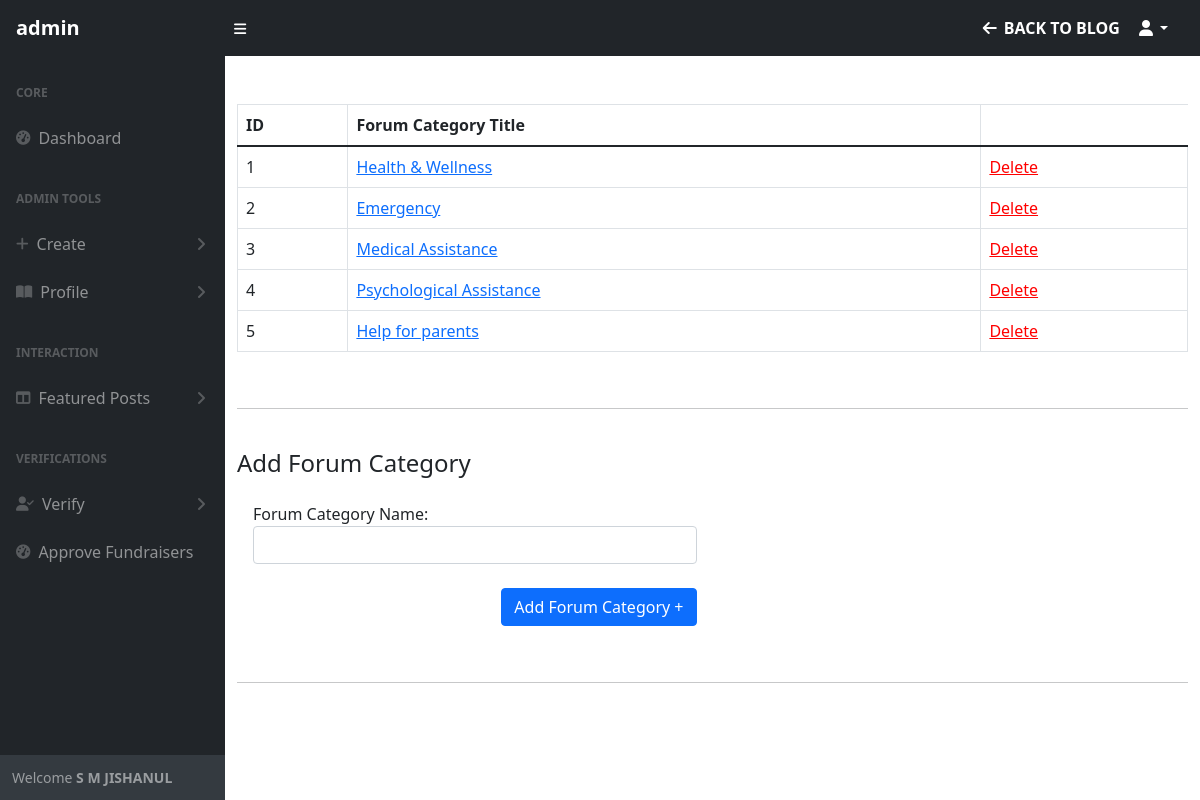
Screenshot of /admin/forum-categories.php (signed in) with the database file from the repository.
### tables this page shows
CREATE TABLE `user_type` (
  `type_id` int(11) NOT NULL,
  `role` varchar(255) NOT NULL DEFAULT 'user'
);

CREATE TABLE `forum_categories` (
  `forum_id` int(11) NOT NULL,
  `name` varchar(255) NOT NULL
);

### admin/includes/functions.php (the view, shortened to what this page needs)
<?php
function getRoleByID($id)
{
    global $connection;
    $query = "SELECT role FROM user_type WHERE type_id=$id";
    $res = mysqli_query($connection, $query) or die("Failed" . mysqli_error($connection));
    if ($res) {
        return mysqli_fetch_assoc($res)["role"];
    }
}
function getAllForumCategories()
{
    global $connection;
    $query = "SELECT * FROM forum_categories";
    $res = mysqli_query($connection, $query) or die("Failed" . mysqli_error($connection));
    if ($res) {
        while ($row = mysqli_fetch_assoc($res)) {
            echo "
            <tr>
                <td>{$row['forum_id']}</td>
                <td><a href='../forums.php?category={$row['forum_id']}' target='_blank'>{$row['name']}</a></td>
                <td><a style='color: red;' href=forum-categories.php?id={$row['forum_id']}>Delete</a></td>
            </tr>
            ";
        }
    }
}

### admin/includes/components/navbar.php (shortened to what this page needs)
<?php
if ($_SESSION["role"] == 2) {
    echo "<nav class='sb-topnav navbar navbar-expand' style='background-color: #dd4f5d; color: white;'>";
} else if ($_SESSION["role"] == 3) {
    echo "<nav class='sb-topnav navbar navbar-expand' style='background-color: #2c447e'>";
} else {
    echo "<nav class='sb-topnav navbar navbar-expand navbar-dark bg-dark'";
}
?>
<a class="navbar-brand ps-3" href="index.php" style="color: white;"> <strong> <?php echo getRoleByID($_SESSION["role"]) ?> </strong> </a>
<button class="btn btn-link btn-sm order-1 order-lg-0 me-4 me-lg-0" id="sidebarToggle" style="color: white;" href="#!"><i class="fas fa-bars"></i></button>
<ul class="navbar-nav ms-auto ms-md-0 me-3 me-lg-4">
    <li class="nav-item">
        <a class="nav-link" href="../index.php" style="color: white;"><i class="fas fa-arrow-left fa-fw"></i> <strong>BACK TO BLOG</strong></a>
    </li>
    <li class="nav-item dropdown">
        <a class="nav-link dropdown-toggle" id="navbarDropdown" href="#" role="button" style="color: white;" data-bs-toggle="dropdown" aria-expanded="false"><i class="fas fa-user fa-fw"></i></a>
    </li>
</ul>
</nav>

### rows the page displays
user_type: role "admin"
forum_categories: forum_id "1", name "Health & Wellness"
forum_categories: forum_id "2", name "Emergency"
forum_categories: forum_id "3", name "Medical Assistance"
forum_categories: forum_id "4", name "Psychological Assistance"
forum_categories: forum_id "5", name "Help for parents"

### other values shown
$_SESSION["first_name"] "S M JISHANUL"
